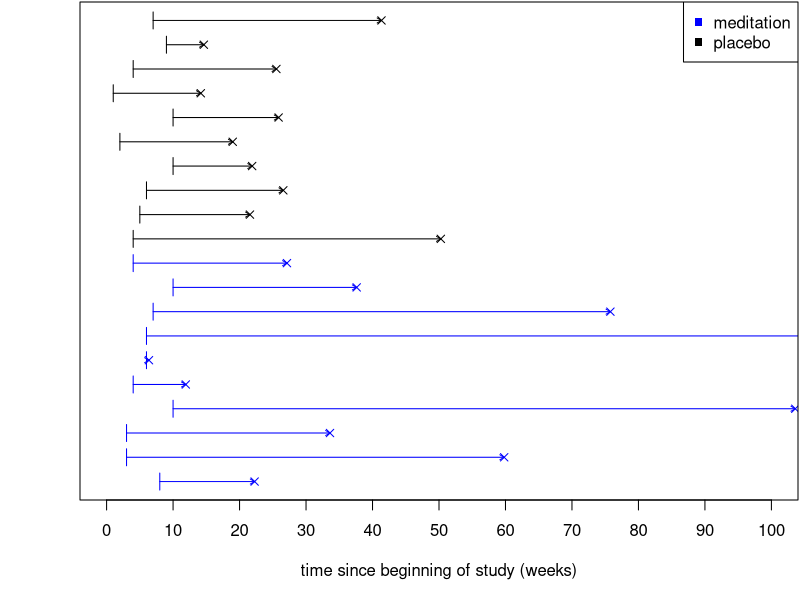
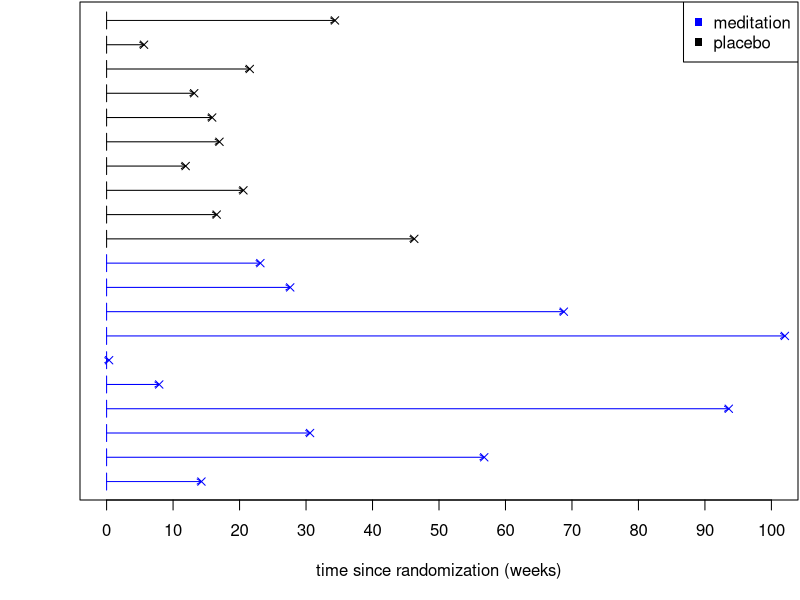

Here is the R script that generated these plots, in order:
# code for chap 3, meditation example

## parameters
n <- 200 # sample size
study_end <- 40 # number of weeks to observe all events
rate_placebo <- 20 # panic attacks/week
rate_tx <- rate_placebo*2
rate_dropout <- 10

## generate some times to first severe panic attack, along with treatment assignment
gen_data <- function(n, study_end, rate_placebo, rate_tx, rate_dropout) {
  ## randomly assign treatment or placebo
  rows <- sample(1:n, n/2)
  tx <- rep(0, n)
  tx[rows] <- 1
  
  ## calculate event times
  event_times <- rexp(n, (1/rate_placebo)^(1-tx)*(1/rate_tx)^(tx)) # weeks
  
  ## calculate censoring times
  censor_times <- rexp(n, 1/rate_dropout)
  
  ## calculate enrollment times
  enroll_times <- sample(1:10, n, replace = TRUE)
  
  event_times_2 <- event_times + enroll_times
  censor_times_2 <- censor_times + enroll_times
  
  ## compare to get events
  # events <- 
  return(data.frame(tx = tx, event_times = event_times_2, censor_times = censor_times_2, enroll_times = enroll_times))
}

## generate some data
set.seed(4747)
dat <- gen_data(n, study_end, rate_placebo, rate_tx, rate_dropout)
head(dat)

## look at only some of them
paste(round(subset(dat, tx == 1)$event_times[1:8], 2), collapse = " & ")
paste(round(subset(dat, tx == 0)$event_times[1:8], 2), collapse = " & ")

## get a subset of the data, for plotting
sub_tx <- subset(dat, tx == 1)[1:10, ]
sub_placebo <- subset(dat, tx == 0)[1:10, ]
sub_dat <- data.frame(tx = c(rep(1, 10), rep(0, 10)), event_times = c(sub_tx$event_times, sub_placebo$event_times),
                             censor_times = c(sub_tx$censor_times, sub_placebo$censor_times),
                             enroll_times = c(sub_tx$enroll_times, sub_placebo$enroll_times))

fig_width <- 1024
fig_height <- 1024
fig_res <- 200


## plot with enrollment shift
png("lecture/chapter_3/figs/meditation_observed_study_time.png", width = fig_width, height = fig_height, units = "px", res = fig_res)
par(mar = c(5, 4, 0.1, 0.1))
plot(sub_dat$event_times, 1:20, pch = 4, col = ifelse(sub_dat$tx == 1, "blue", "black"),
     axes = FALSE, ylab = "", xlab = "time since beginning of study (weeks)",
     xlim = c(0, 100))
# make lines from enrollment time to now
arrows(x0 = sub_dat$enroll_times, y0 = 1:20,
       x1 = sub_dat$event_times, y1 = 1:20,
       col = ifelse(sub_dat$tx == 1, "blue", "black"),
       length = 0.05)
arrows(x0 = sub_dat$enroll_times, y0 = 1:20 - 0.35,
       x1 = sub_dat$enroll_times, y1 = 1:20 + 0.35,
       col = ifelse(sub_dat$tx == 1, "blue", "black"),
       length = 0)
axis(side = 1, at = seq(0, 100, 10))
box()
legend("topright", legend = c("meditation", "placebo"), col = c("blue", "black"), pch = 15)
dev.off()

# plot with time since randomization
png("lecture/chapter_3/figs/meditation_observed_rand_time.png", width = fig_width, height = fig_height, units = "px", res = fig_res)
par(mar = c(5, 4, 0.1, 0.1))
plot(sub_dat$event_times - sub_dat$enroll_times, 1:20, pch = 4, col = ifelse(sub_dat$tx == 1, "blue", "black"),
     axes = FALSE, ylab = "", xlab = "time since randomization (weeks)",
     xlim = c(0, 100))
# make lines from enrollment time to now
arrows(x0 = 0, y0 = 1:20,
       x1 = sub_dat$event_times - sub_dat$enroll_times, y1 = 1:20,
       col = ifelse(sub_dat$tx == 1, "blue", "black"),
       length = 0.05)
arrows(x0 = 0, y0 = 1:20 - 0.35,
       x1 = 0, y1 = 1:20 + 0.35,
       col = ifelse(sub_dat$tx == 1, "blue", "black"),
       length = 0)
axis(side = 1, at = seq(0, 100, 10))
box()
legend("topright", legend = c("meditation", "placebo"), col = c("blue", "black"), pch = 15)
dev.off()